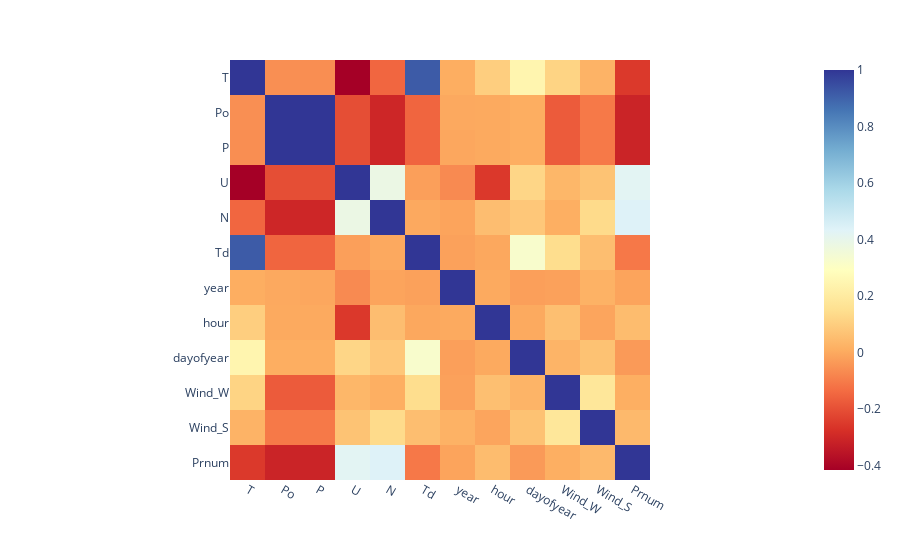

Source (notebook cell):
### Markdown cell above
Коррелляция между параметрами - plotly heatmap

### Code cell
fig = px.imshow(wdf.corr(numeric_only=True), color_continuous_scale='RdYlBu')
fig.show()

### Figure 1 — Plotly figure (JSON) as saved in the notebook; plotly's stock layout.template omitted (floating-point values rounded to 4 significant figures; data arrays with more than 128 entries replaced by an {"elided": "..."} marker saying what was removed)
{"data": [{"coloraxis": "coloraxis", "hovertemplate": "x: %{x}<br>y: %{y}<br>color: %{z}<extra></extra>", "name": "0", "type": "heatmap", "x": ["T", "Po", "P", "U", "N", "Td", "year", "hour", "dayofyear", "Wind_W", "Wind_S", "Prnum"], "xaxis": "x", "y": ["T", "Po", "P", "U", "N", "Td", "year", "hour", "dayofyear", "Wind_W", "Wind_S", "Prnum"], "yaxis": "y", "z": {"elided": "12x12 float values"}}], "layout": {"coloraxis": {"colorscale": [[0, "rgb(165,0,38)"], [0.1, "rgb(215,48,39)"], [0.2, "rgb(244,109,67)"], [0.3, "rgb(253,174,97)"], [0.4, "rgb(254,224,144)"], [0.5, "rgb(255,255,191)"], [0.6, "rgb(224,243,248)"], [0.7, "rgb(171,217,233)"], [0.8, "rgb(116,173,209)"], [0.9, "rgb(69,117,180)"], [1, "rgb(49,54,149)"]]}, "margin": {"t": 60}, "xaxis": {"anchor": "y", "constrain": "domain", "domain": [0, 1], "scaleanchor": "y"}, "yaxis": {"anchor": "x", "autorange": "reversed", "constrain": "domain", "domain": [0, 1]}}}
